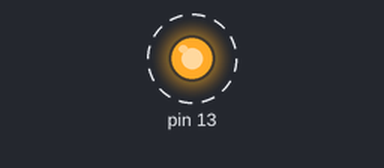
This sketch was run on a simulated Arduino Uno, built with avr-gcc and run on an emulated ATmega328P. Parts: output pins drawn as LEDs (lit = HIGH). Dashed ring = blinking. What the sketch prints to the serial monitor is not drawn.

Above: at 0.5 s.
Timing chart, 0 to 4.6 s (numbered marks = the images above):
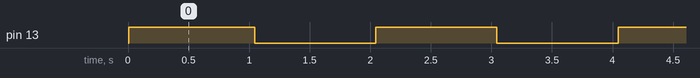

The sketch:

test_placa.ino
```cpp
  // C++

void setup() {
  // Inicializamos el pin 13 como salida (LED integrado 'L')
  pinMode(13, OUTPUT);

  // Inicializamos la comunicación serial a 9600 baudios
  Serial.begin(9600);

  Serial.println("--- INICIANDO TEST DE HARDWARE ---");
  Serial.println("Placa: Arduino UNO R3 detectada.");
}

void loop() {
  // Encendemos el LED
  digitalWrite(13, HIGH);
  Serial.println("[TEST] LED Interno: ENCENDIDO (HIGH)");
  delay(1000); // Esperamos 1 segundo

  // Apagamos el LED
  digitalWrite(13, LOW);
  Serial.println("[TEST] LED Interno: APAGADO (LOW)");
  delay(1000); // Esperamos 1 segundo
}
```

Measured:
- by itself, pin 13: alternates HIGH for 1.0 s and LOW for 1.0 s
